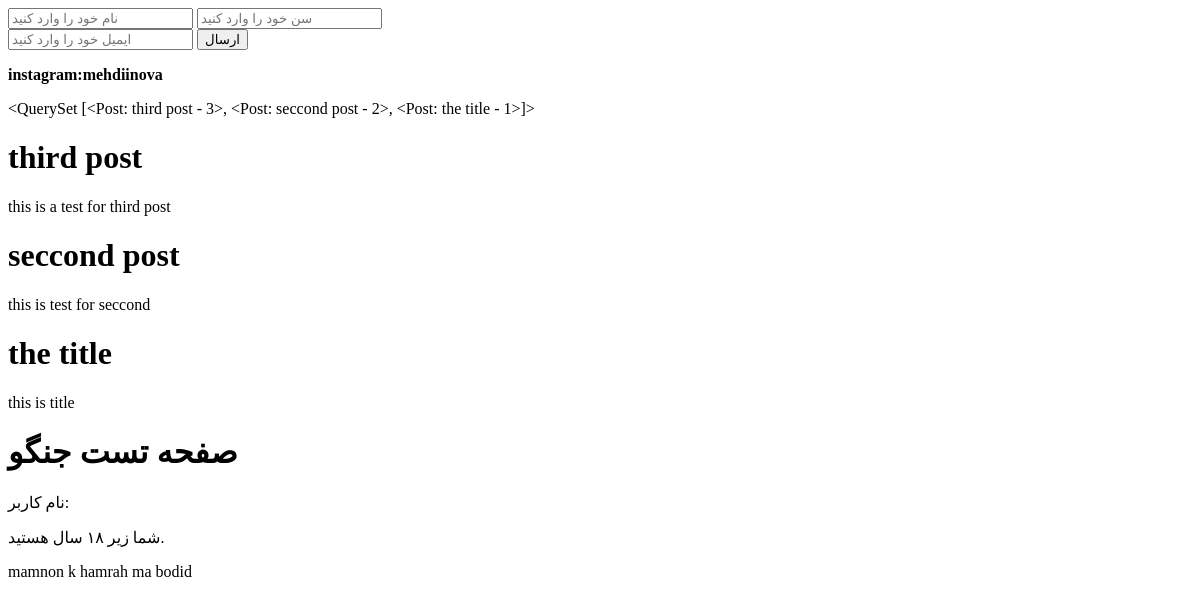
The app's page /test, older data.
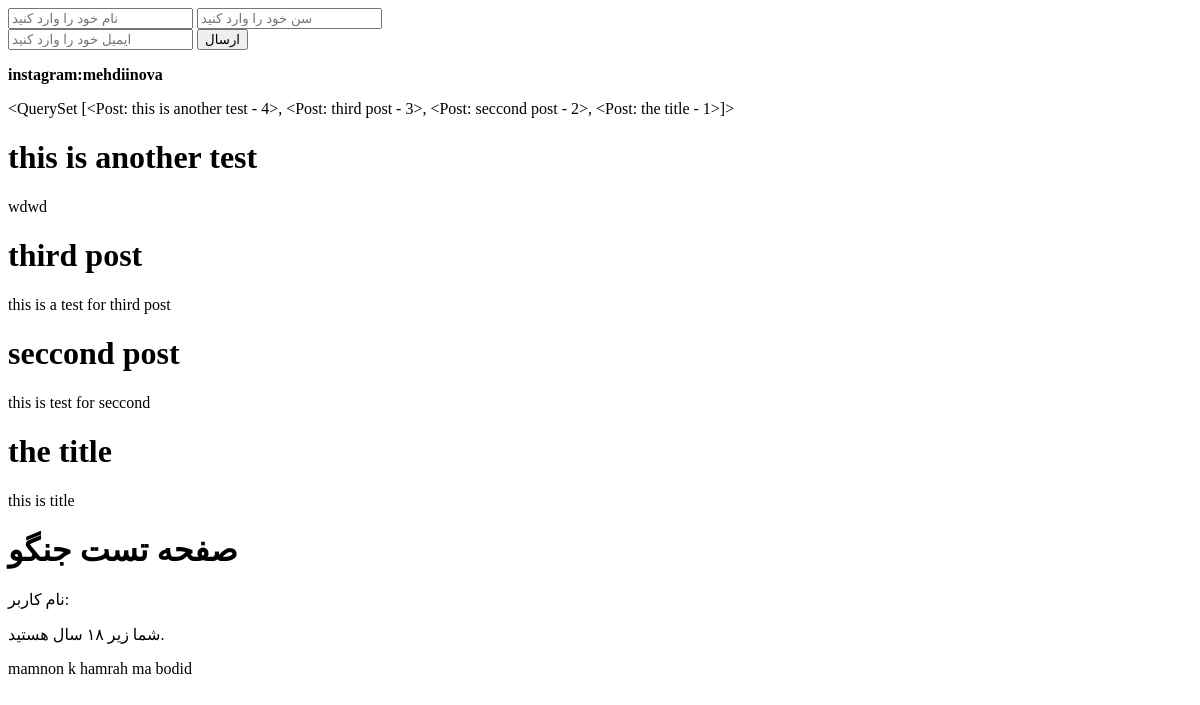
The same page, newer data.
### blog/models.py (models this page shows)
class Post(models.Model):
    image=models.ImageField(upload_to='blog/',default='/blog/default.jpg')
    auhtor=models.ForeignKey(User,on_delete=models.SET_NULL,null=True,blank=True)
    title = models.CharField(max_length=255)
    content = models.TextField()
    category=models.ManyToManyField(Category)
    counted_view = models.IntegerField(default=0)
    status = models.BooleanField(default=False)
    created_date = models.DateTimeField(auto_now_add=True)
    updated_date = models.DateTimeField(auto_now=True)
    published_date = models.DateTimeField(null=True)
    class Meta:
        ordering = ['-created_date']
        verbose_name= 'post'
        verbose_name_plural= 'posts'
    def __str__(self):
        return  ' {} - {}' .format(self.title,self.id)

### blog/views.py (the view)
# urls.py: path('test',test,name='test'),
def test(request):
    posts=Post.objects.all()
    context={'posts':posts}
    return render (request,'test.html',context)

### blog/templates/test.html (shortened to what this page needs)
{% load blog_tags%}
<!DOCTYPE html>
<html lang="fa">
<head>
</head>
<body>
    <form>
        <input type="text" name="name" placeholder="نام خود را وارد کنید">
        <input type="number" name="age" placeholder="سن خود را وارد کنید"><br>
        <input name='email' type="email" placeholder="ایمیل خود را وارد کنید">
        <button type="submit">ارسال</button>
    </form>
    <p>
        <strong>instagram:mehdiinova </strong>
    </p>
    {{posts}}
    {%for post in posts%}
    <h1>{{post.title}}</h1>
    <p>{{post.content}}</p>
    {% endfor%}
    <h1>صفحه تست جنگو</h1>
    <p>نام کاربر: {{ name }}</p>
    {% if age >= 18 %}
        <p>شما بزرگسال هستید.</p>
    {% else %}
        <p>شما زیر ۱۸ سال هستید.</p>
    {% endif %}
<p>mamnon k hamrah ma bodid </p>
</body>
</html>

Row changes from the older to the newer data that the page shows:
added Post: title+id "<QuerySet [<Post: this is another test - 4>, <Post: third post - 3>, <Post: seccond post - 2>, <Post: the title - 1>]>", title "this is another test", content "wdwd"
Text that changed along with them:
{{ posts }}: "<QuerySet [<Post: third post - 3>, <Post: seccond post - 2>, <Post: the title - 1>]>" → "<QuerySet [<Post: this is another test - 4>, <Post: third post - 3>, <Post: seccond post - 2>, <Post: the title - 1>]>"
